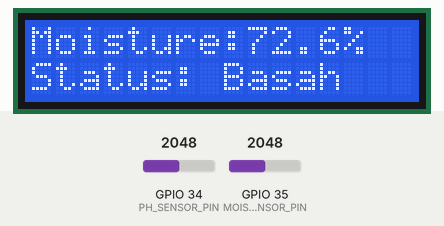
This sketch was run on a simulated ESP32. Parts: 16×2 character LCD. The test bench sets the inputs (shaded band); at power-on: GPIO 35 (MOISTURE_SENSOR_PIN) = 2048, GPIO 34 (PH_SENSOR_PIN) = 2048 (analog values on the 0–4095 scale). WiFi joins after 1.5 s; servers stay silent unless stated; not simulated (calls return 0 or success): secrets.h; what the sketch prints to the serial monitor is not drawn.

Above: at 7.3 s.
7.4 s: GPIO 35 (MOISTURE_SENSOR_PIN) set to 2866
At 8.9 s:
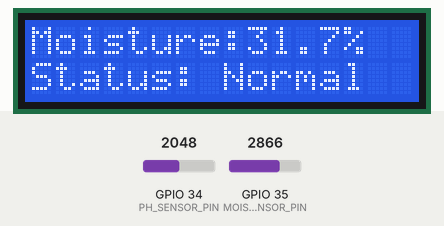
10.4 s: GPIO 34 (PH_SENSOR_PIN) set to 2948
At 12.4 s:
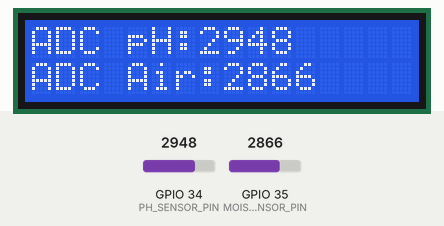
13.4 s: GPIO 34 (PH_SENSOR_PIN) set to 3050
At 14.7 s:
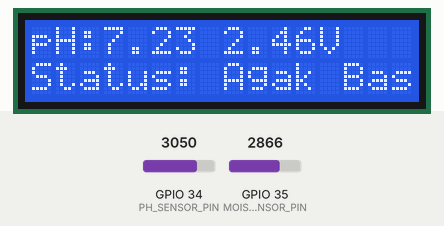
16.4 s: GPIO 35 (MOISTURE_SENSOR_PIN) set to 3603
At 18.1 s:
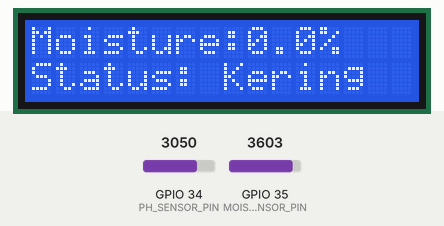
19.4 s: GPIO 34 (PH_SENSOR_PIN) set to 3603
At 21.4 s:
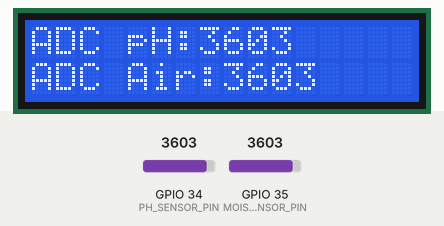
21.7 s: GPIO 34 (PH_SENSOR_PIN) set to 3702
At 23.9 s:
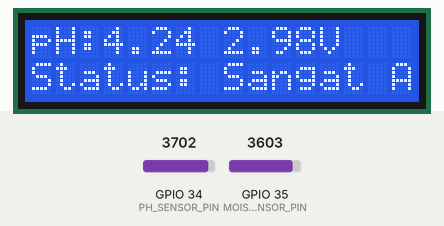
Timing chart, 0 to 25.4 s (numbered marks = the images above; inputs shaded):
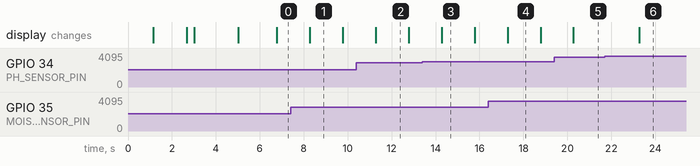

The sketch:

senorkelembaban.ino
```cpp
#define BLYNK_PRINT Serial

#include <Arduino.h>
#include <WiFi.h>

#include "config.h"
#include "secrets.h"
#include "sensor_ph.h"
#include "sensor_kelembapan.h"
#include "evaluasi.h"
#include "lcd_display.h"
#include "cloud.h"

BlynkTimer timer;

// =====================================
// PEMBACAAN KEDUA SENSOR
// =====================================

void sendSensor() {

    // Membaca sensor pH
    HasilPH hasilPH = bacaSensorPH();

    // Membaca sensor kelembapan
    HasilKelembapan hasilKelembapan = bacaSensorKelembapan();

    // Menentukan status kedua sensor
    String statusTanah = klasifikasiTanah(hasilPH.ph);
    String statusKelembapan = klasifikasiKelembapan(hasilKelembapan.persen);

    // =================================
    // SERIAL MONITOR
    // =================================

    Serial.println();
    Serial.println("========================================");
    Serial.println("MONITORING pH DAN KELEMBAPAN TANAH");
    Serial.println("========================================");

    Serial.println("========== SENSOR pH ==========");
    Serial.print("ADC Average : ");
    Serial.println(hasilPH.adc, 2);

    Serial.print("Voltage     : ");
    Serial.print(hasilPH.volt, 3);
    Serial.println(" V");

    Serial.print("pH Value    : ");
    Serial.println(hasilPH.ph, 2);

    Serial.print("Status pH   : ");
    Serial.println(statusTanah);

    Serial.println();
    Serial.println("====== SENSOR KELEMBAPAN ======");
    Serial.print("ADC Moisture: ");
    Serial.println(hasilKelembapan.adc);

    Serial.print("Kelembapan  : ");
    Serial.print(hasilKelembapan.persen, 2);
    Serial.println(" %");

    Serial.print("Status      : ");
    Serial.println(statusKelembapan);

    Serial.print("ADC Kering  : ");
    Serial.println(NILAI_KERING);

    Serial.print("ADC Basah   : ");
    Serial.println(NILAI_BASAH);

    // =================================
    // LCD DISPLAY
    // =================================

    lcdTampilMonitoring(
        hasilPH.ph,
        hasilPH.volt,
        statusTanah,
        hasilKelembapan.persen,
        statusKelembapan,
        hasilPH.adc,
        hasilKelembapan.adc
    );

    // =================================
    // WIFI STATUS
    // =================================

    Serial.print("WiFi Status  : ");

    if (WiFi.status() == WL_CONNECTED) {
        Serial.println("Connected");
    }
    else {
        Serial.println("Disconnected");
    }

    // =================================
    // BLYNK
    // =================================

    Serial.print("Blynk Status : ");

    if (Blynk.connected()) {

        Serial.println("Connected");

        cloudKirim(
            hasilPH.ph,
            hasilKelembapan.persen,
            statusTanah,
            statusKelembapan
        );

        Serial.println("Data berhasil dikirim ke Blynk!");
    }
    else {
        Serial.println("Disconnected");
    }

    Serial.println("========================================");
}

// =====================================
// SETUP
// =====================================

void setup() {

    Serial.begin(115200);
    delay(1000);

    Serial.println();
    Serial.println("========================================");
    Serial.println("SISTEM MONITORING pH DAN KELEMBAPAN");
    Serial.println("========================================");

    // Konfigurasi ADC ESP32
    analogReadResolution(12);

    analogSetPinAttenuation(PH_SENSOR_PIN, ADC_11db);
    analogSetPinAttenuation(MOISTURE_SENSOR_PIN, ADC_11db);

    pinMode(PH_SENSOR_PIN, INPUT);
    pinMode(MOISTURE_SENSOR_PIN, INPUT);

    // Inisialisasi LCD
    lcdMulai();

    // =================================
    // WIFI CONNECTION
    // =================================

    lcdStatus("Connecting WiFi", "Please Wait...");
    Serial.println("Menghubungkan WiFi...");

    WiFi.mode(WIFI_STA);
    WiFi.begin(ssid, pass);

    int timeout = 0;

    while (WiFi.status() != WL_CONNECTED && timeout < 20) {
        delay(500);
        Serial.print(".");
        timeout++;
    }

    Serial.println();

    if (WiFi.status() == WL_CONNECTED) {

        Serial.println("WiFi Connected!");
        Serial.print("IP Address: ");
        Serial.println(WiFi.localIP());

        lcdStatus("WiFi Connected", "Connecting Blynk");

        // =================================
        // BLYNK CONNECTION
        // =================================

        Serial.println("Menghubungkan Blynk...");
        cloudMulai();

        if (Blynk.connect(5000)) {
            Serial.println("Blynk Connected!");
            lcdStatus("WiFi Connected", "Blynk Connected");
        }
        else {
            Serial.println("Blynk Connection Failed!");
            lcdStatus("Blynk Failed", "Local Monitoring");
        }
    }
    else {
        Serial.println("WiFi Connection Failed!");
        lcdStatus("WiFi Failed", "Offline Mode");
    }

    delay(2000);
    lcd.clear();

    // =================================
    // TIMER
    // =================================

    timer.setInterval(INTERVAL_SENSOR, sendSensor);

    Serial.println("========================================");
    Serial.println("SETUP SELESAI");
    Serial.println("Monitoring dimulai...");
    Serial.println("========================================");
}

// =====================================
// LOOP
// =====================================

void loop() {

    Blynk.run();
    timer.run();

    // =================================
    // RECONNECT BLYNK SETIAP 5 DETIK
    // =================================

    static unsigned long lastReconnect = 0;

    if (WiFi.status() == WL_CONNECTED && !Blynk.connected()) {

        if (millis() - lastReconnect >= 5000) {
            lastReconnect = millis();

            Serial.println("Mencoba menghubungkan Blynk...");
            Blynk.connect(1000);
        }
    }

    // =================================
    // RECONNECT WIFI SETIAP 10 DETIK
    // =================================

    static unsigned long lastWiFiReconnect = 0;

    if (WiFi.status() != WL_CONNECTED) {

        if (millis() - lastWiFiReconnect >= 10000) {
            lastWiFiReconnect = millis();

            Serial.println("Mencoba menghubungkan WiFi...");
            WiFi.reconnect();
        }
    }
}
```

adc_util.h
```cpp
#ifndef ADC_UTIL_H
#define ADC_UTIL_H

#include <Arduino.h>
#include "config.h"

// Membaca ADC dengan 10 sampel, Bubble Sort,
// lalu mengambil rata-rata 6 nilai tengah.
float bacaADC(uint8_t pin) {

    int buffer_arr[JUMLAH_SAMPEL];

    for (int i = 0; i < JUMLAH_SAMPEL; i++) {
        buffer_arr[i] = analogRead(pin);
        delay(10);
    }

    // Bubble Sort
    for (int i = 0; i < JUMLAH_SAMPEL - 1; i++) {
        for (int j = i + 1; j < JUMLAH_SAMPEL; j++) {
            if (buffer_arr[i] > buffer_arr[j]) {
                int temp = buffer_arr[i];
                buffer_arr[i] = buffer_arr[j];
                buffer_arr[j] = temp;
            }
        }
    }

    int avgval = 0;

    for (int i = 2; i < 8; i++) {
        avgval += buffer_arr[i];
    }

    return avgval / 6.0;
}

#endif
```

cloud.h
```cpp
#ifndef CLOUD_H
#define CLOUD_H

#include <Arduino.h>
#include <BlynkSimpleEsp32.h>

#include "config.h"
#include "secrets.h"

void cloudMulai() {
    Blynk.config(BLYNK_AUTH_TOKEN);
}

// Mengirim empat data sesuai datastream dashboard Blynk:
// V0 = pH, V1 = kelembapan, V2 = status pH, V3 = status kelembapan.
void cloudKirim(
    float ph,
    float kelembapan,
    String statusPH,
    String statusKelembapan
) {
    Blynk.virtualWrite(VPIN_PH, ph);
    Blynk.virtualWrite(VPIN_MOISTURE, kelembapan);
    Blynk.virtualWrite(VPIN_STATUS, statusPH);
    Blynk.virtualWrite(VPIN_MOISTURE_STATUS, statusKelembapan);
}

#endif
```

evaluasi.h
```cpp
#ifndef EVALUASI_H
#define EVALUASI_H

#include <Arduino.h>

// Klasifikasi pH mengikuti batas pada kode terbaru.
String klasifikasiTanah(float ph) {

    if (ph < 4.5) {
        return "Sangat Asam";
    }
    else if (ph <= 6.0) {
        return "Asam";
    }
    else if (ph <= 7.0) {
        return "Netral";
    }
    else if (ph <= 7.5) {
        return "Agak Basa";
    }
    else {
        return "Basa";
    }
}

// Klasifikasi kelembapan tanah.
String klasifikasiKelembapan(float kelembapan) {

    if (kelembapan < 30) {
        return "Kering";
    }
    else if (kelembapan < 70) {
        return "Normal";
    }
    else {
        return "Basah";
    }
}

#endif
```

sensor_kelembapan.h
```cpp
#ifndef SENSOR_KELEMBAPAN_H
#define SENSOR_KELEMBAPAN_H

#include <Arduino.h>
#include "config.h"

// Nilai awal kalibrasi. Sesuaikan melalui pengujian sensor.
#define NILAI_KERING 3500
#define NILAI_BASAH  1500

struct HasilKelembapan {
    int adc;
    float persen;
};

// Membaca sensor kelembapan dan mengubah ADC menjadi persen.
// Asumsi sensor yang digunakan: ADC tinggi = kering, ADC rendah = basah.
HasilKelembapan bacaSensorKelembapan() {

    HasilKelembapan hasil;
    long total = 0;

    for (int i = 0; i < JUMLAH_SAMPEL_MOISTURE; i++) {
        total += analogRead(MOISTURE_SENSOR_PIN);
        delay(5);
    }

    hasil.adc = total / JUMLAH_SAMPEL_MOISTURE;

    if (NILAI_KERING == NILAI_BASAH) {
        hasil.persen = 0;
        return hasil;
    }

    hasil.persen =
        ((float)(NILAI_KERING - hasil.adc) /
        (NILAI_KERING - NILAI_BASAH)) * 100.0;

    hasil.persen = constrain(hasil.persen, 0.0, 100.0);

    return hasil;
}

#endif
```

sensor_ph.h
```cpp
#ifndef SENSOR_PH_H
#define SENSOR_PH_H

#include <Arduino.h>
#include "config.h"
#include "adc_util.h"

// Kalibrasi pH mengikuti kode yang saat ini berjalan
#define PH_SLOPE -5.70
#define PH_CALIBRATION 21.24

struct HasilPH {
    float adc;
    float volt;
    float ph;
};

HasilPH bacaSensorPH() {

    HasilPH hasil;

    hasil.adc = bacaADC(PH_SENSOR_PIN);
    hasil.volt = hasil.adc * 3.3 / 4095.0;
    hasil.ph = PH_SLOPE * hasil.volt + PH_CALIBRATION;

    return hasil;
}

#endif
```

config.h
```cpp
#ifndef CONFIG_H
#define CONFIG_H

// ================= PIN HARDWARE ESP32 =================
#define PH_SENSOR_PIN       34
#define MOISTURE_SENSOR_PIN 35

// Pin dan alamat LCD I2C
#define LCD_ADDRESS 0x27
#define LCD_SDA 21
#define LCD_SCL 22

// ================= VIRTUAL PIN BLYNK =================
// Sesuai dashboard Blynk yang sudah digunakan
#define VPIN_PH               V0
#define VPIN_MOISTURE         V1
#define VPIN_STATUS           V2
#define VPIN_MOISTURE_STATUS  V3

// ================= PENGATURAN SENSOR =================
#define JUMLAH_SAMPEL 10
#define JUMLAH_SAMPEL_MOISTURE 20
#define INTERVAL_SENSOR 1500L
#define INTERVAL_LCD 3000UL

#endif
```

lcd_display.h
```cpp
#ifndef LCD_DISPLAY_H
#define LCD_DISPLAY_H

#include <Arduino.h>
#include <Wire.h>
#include <LiquidCrystal_I2C.h>

#include "config.h"

LiquidCrystal_I2C lcd(LCD_ADDRESS, 16, 2);

void printLCDLine(int row, String text) {

    if (text.length() > 16) {
        text = text.substring(0, 16);
    }

    lcd.setCursor(0, row);
    lcd.print(text);

    for (int i = text.length(); i < 16; i++) {
        lcd.print(" ");
    }
}

void lcdMulai() {

    Wire.begin(LCD_SDA, LCD_SCL);
    lcd.init();
    lcd.backlight();
    lcd.clear();

    printLCDLine(0, "MONITORING TANAH");
    printLCDLine(1, "ESP32 STARTING");
}

void lcdStatus(String baris1, String baris2) {

    lcd.clear();
    printLCDLine(0, baris1);
    printLCDLine(1, baris2);
}

// Menampilkan 3 halaman: pH, kelembapan, dan ADC.
void lcdTampilMonitoring(
    float ph,
    float volt,
    String statusPH,
    float kelembapan,
    String statusKelembapan,
    float adcPH,
    int adcMoisture
) {
    static unsigned long lastLCDUpdate = 0;
    static int halamanLCD = 0;

    unsigned long sekarang = millis();

    if (sekarang - lastLCDUpdate >= INTERVAL_LCD) {
        lastLCDUpdate = sekarang;
        halamanLCD = (halamanLCD + 1) % 3;
    }

    if (halamanLCD == 0) {
        printLCDLine(0, "pH:" + String(ph, 2) + " " + String(volt, 2) + "V");
        printLCDLine(1, "Status: " + statusPH);
    }
    else if (halamanLCD == 1) {
        printLCDLine(0, "Moisture:" + String(kelembapan, 1) + "%");
        printLCDLine(1, "Status: " + statusKelembapan);
    }
    else {
        printLCDLine(0, "ADC pH:" + String(adcPH, 0));
        printLCDLine(1, "ADC Air:" + String(adcMoisture));
    }
}

#endif
```

Measured:
- the behaviour switches between 2991 and 2992 on GPIO 34 (PH_SENSOR_PIN) (found by bisection; images 2 and 3)
- the behaviour switches between 3644 and 3645 on GPIO 34 (PH_SENSOR_PIN) (found by bisection; images 5 and 6)
- after the input at 7.4 s, the display: changes after 0.88 s (image 1)
- after the input at 10.4 s, the display: changes after 0.88 s (image 2)
- after the input at 13.4 s, the display: changes after 0.88 s (image 3)
- after the input at 16.4 s, the display: changes after 0.88 s (image 4)
- after the input at 19.4 s, the display: changes after 0.88 s (image 5)
- after the input at 21.7 s, the display: changes after 1.6 s (image 6)
